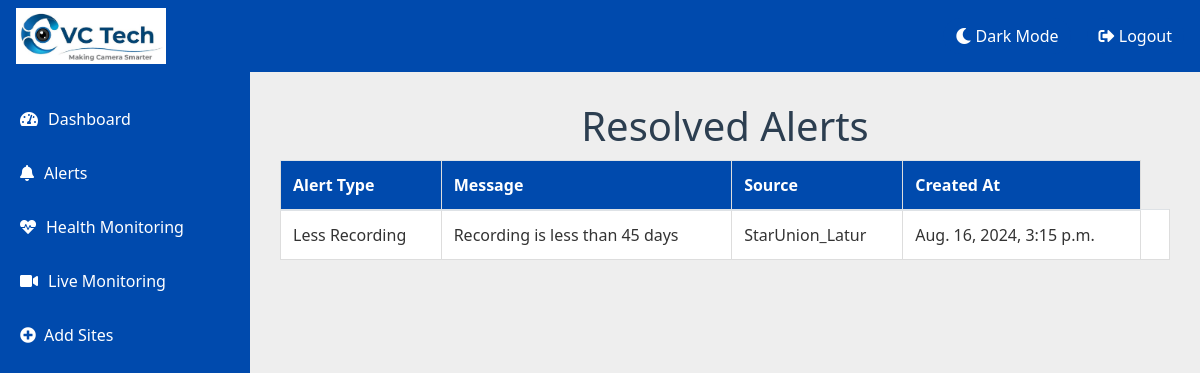
/HM1/resolved_alerts/ (signed in), run on an earlier commit of the app's database.
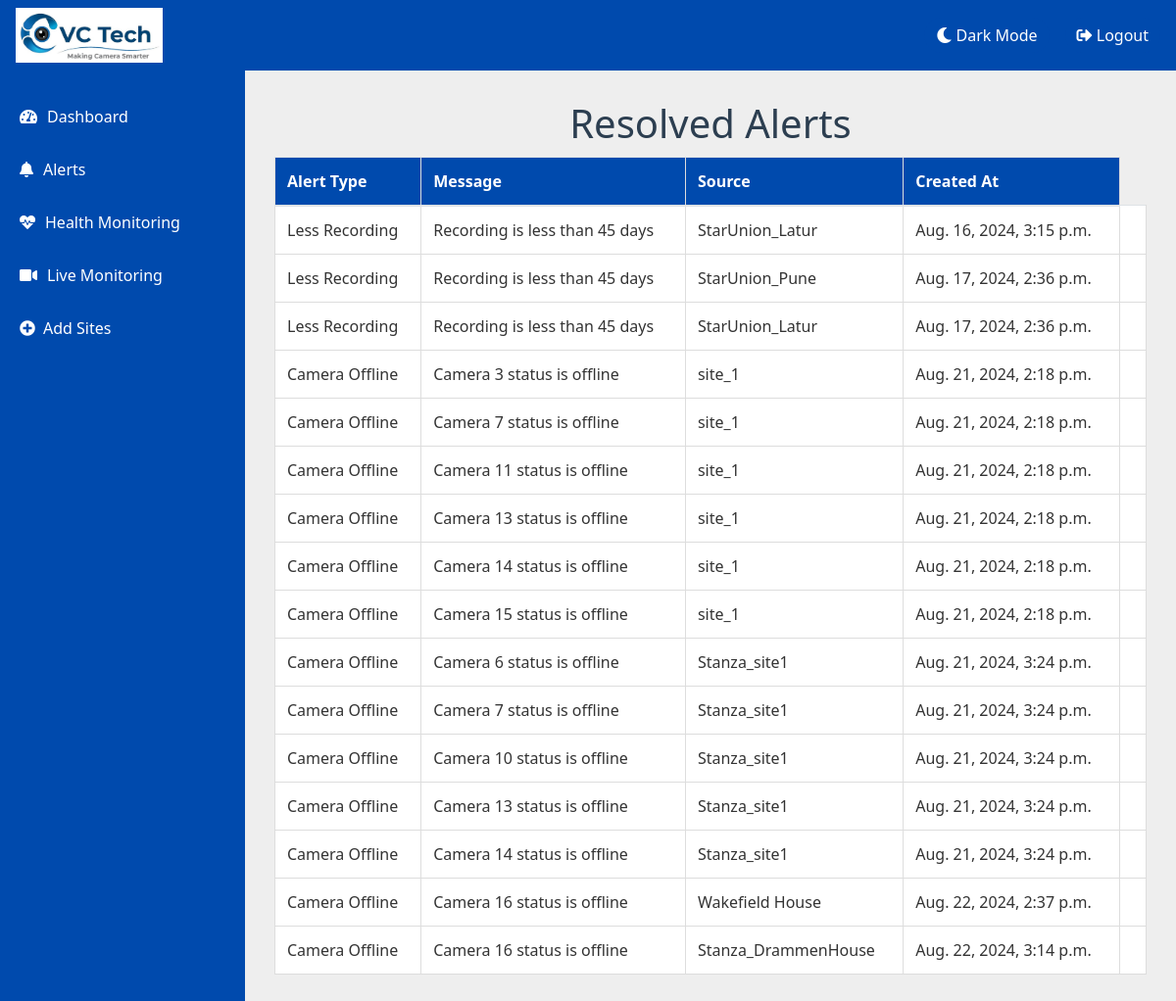
And on a later commit of the database.
### HM1/models.py (models this page shows, shortened)
class Alert(models.Model):
    ALERT_TYPE_CHOICES = [
        ('camera', 'Camera Offline'),
        ('nvr_dvr', 'NVR/DVR Offline'),
        ('hdd', 'HDD Abnormal'),
        ('time_mismatch', 'Time Mismatch'),
        ('recording', 'Less Recording'),
    ]
    ALERT_TYPE_CHOICES_DICT = dict(ALERT_TYPE_CHOICES)
    alert_type = models.CharField(max_length=50, choices=ALERT_TYPE_CHOICES)
    message = models.TextField()
    source = models.CharField(max_length=100)
    created_at = models.DateTimeField(auto_now_add=True)
    is_resolved = models.BooleanField(default=False)
    is_dismissed = models.BooleanField(default=False)

### HM1/views.py (the view)
# urls.py: path('resolved_alerts/', views.resolved_alerts, name='resolved_alerts'),  # For viewing resolved alerts
@login_required
def resolved_alerts(request):
    alerts = Alert.objects.filter(is_resolved=True)
    return render(request, 'HM1/resolved_alerts.html', {'alerts': alerts})

### HM1/templates/HM1/resolved_alerts.html (shortened to what this page needs)
{% extends 'base.html' %}
{% block content %}
<div class="container">
    <h1>Resolved Alerts</h1>
    <table class="table table-striped">
        <thead>
            <tr>
                <th>Alert Type</th>
                <th>Message</th>
                <th>Source</th>
                <th>Created At</th>
            </tr>
        </thead>
        <tbody>
            {% for alert in alerts %}
            <tr>
                <td>{{ alert.get_alert_type_display }}</td>
                <td>{{ alert.message }}</td>
                <td>{{ alert.source }}</td>
                <td>{{ alert.created_at }}</td>
                <td>{{ alert.updated_at }}</td>
            </tr>
            {% endfor %}
        </tbody>
    </table>
</div>
{% endblock %}

What changed in the data, as far as the page shows it:
now on this page (row edited): Alert: alert_type "Less Recording", message "Recording is less than 45 days", source "StarUnion_Pune", created_at "Aug. 17, 2024, 2:36 p.m."
now on this page (row edited): Alert: alert_type "Less Recording", message "Recording is less than 45 days", source "StarUnion_Latur", created_at "Aug. 17, 2024, 2:36 p.m."
now on this page (row edited): Alert: alert_type "Camera Offline", message "Camera 3 status is offline", source "site_1", created_at "Aug. 21, 2024, 2:18 p.m."
now on this page (row edited): Alert: alert_type "Camera Offline", message "Camera 7 status is offline", source "site_1", created_at "Aug. 21, 2024, 2:18 p.m."
now on this page (row edited): Alert: alert_type "Camera Offline", message "Camera 11 status is offline", source "site_1", created_at "Aug. 21, 2024, 2:18 p.m."
now on this page (row edited): Alert: alert_type "Camera Offline", message "Camera 13 status is offline", source "site_1", created_at "Aug. 21, 2024, 2:18 p.m."
now on this page (row edited): Alert: alert_type "Camera Offline", message "Camera 14 status is offline", source "site_1", created_at "Aug. 21, 2024, 2:18 p.m."
now on this page (row edited): Alert: alert_type "Camera Offline", message "Camera 15 status is offline", source "site_1", created_at "Aug. 21, 2024, 2:18 p.m."
now on this page (row edited): Alert: alert_type "Camera Offline", message "Camera 6 status is offline", source "Stanza_site1", created_at "Aug. 21, 2024, 3:24 p.m."
now on this page (row edited): Alert: alert_type "Camera Offline", message "Camera 7 status is offline", source "Stanza_site1", created_at "Aug. 21, 2024, 3:24 p.m."
now on this page (row edited): Alert: alert_type "Camera Offline", message "Camera 10 status is offline", source "Stanza_site1", created_at "Aug. 21, 2024, 3:24 p.m."
now on this page (row edited): Alert: alert_type "Camera Offline", message "Camera 13 status is offline", source "Stanza_site1", created_at "Aug. 21, 2024, 3:24 p.m."
now on this page (row edited): Alert: alert_type "Camera Offline", message "Camera 14 status is offline", source "Stanza_site1", created_at "Aug. 21, 2024, 3:24 p.m."
now on this page (row edited): Alert: alert_type "Camera Offline", message "Camera 16 status is offline", source "Wakefield House", created_at "Aug. 22, 2024, 2:37 p.m."
now on this page (row edited): Alert: alert_type "Camera Offline", message "Camera 16 status is offline", source "Stanza_DrammenHouse", created_at "Aug. 22, 2024, 3:14 p.m."
